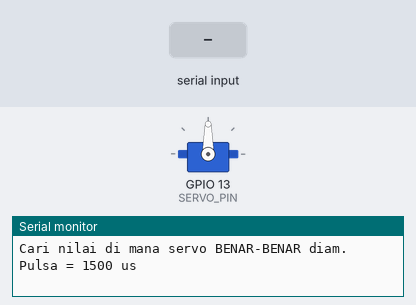
The sketch below on a simulated ESP32. Shown: servo, the last lines printed to the serial monitor. Inputs (shaded band) come from the test bench.

Above: at 1.4 s.
1.5 s: "90,45\n" received over Serial
At 2.0 s:
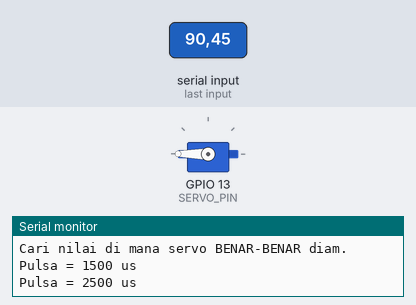
3.0 s: "-\n" received over Serial
At 4.2 s:
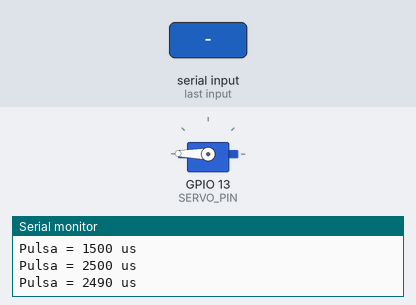
4.5 s: "5\n" received over Serial
At 5.5 s:
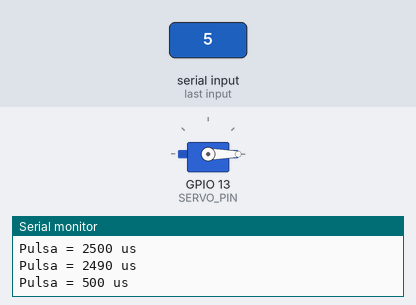
6.0 s: "30,150\n" received over Serial
At 6.7 s:
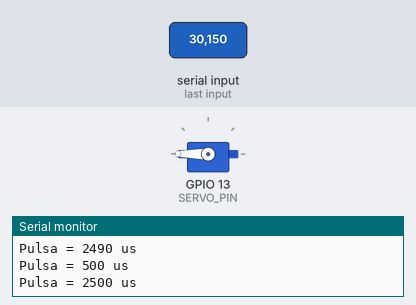
7.5 s: "90\n" received over Serial
At 7.8 s:
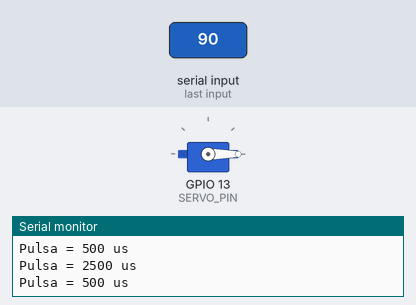
Timing chart, 0 to 10.0 s (numbered marks = the images above; inputs shaded):
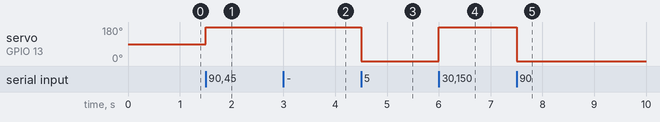

Measured:
- after the input at 1.5 s, servo on GPIO 13 (SERVO_PIN): 90° → 180° at once
- after the input at 3.0 s, servo on GPIO 13 (SERVO_PIN): 180° → 179° at once
- after the input at 4.5 s, servo on GPIO 13 (SERVO_PIN): 179° → 0° at once
- after the input at 6.0 s, servo on GPIO 13 (SERVO_PIN): 0° → 180° at once
- after the input at 7.5 s, servo on GPIO 13 (SERVO_PIN): 180° → 0° at once

The sketch:

ServoCalibrateESP32.ino
```cpp
/*
 * ServoCalibrateESP32.ino
 * -------------------------------------------------------------
 * Tujuan: cari titik "STOP" yang tepat untuk servo continuous-rotation
 *         (360) yang disambung ke ESP32 (GPIO 13).
 *
 * Continuous-rotation servo tak boleh "hold" kat sudut tertentu - dia
 * cuma pusing ikut lebar pulsa (microseconds). Biasanya:
 *   ~1500us         = stop (tapi selalu meleset sikit ikut unit, cth 1470-1530)
 *   < titik stop     = pusing satu arah (makin jauh dari stop = makin laju)
 *   > titik stop     = pusing arah bertentangan
 *
 * Guna Serial Monitor (baud 115200):
 *   Taip nombor terus + Enter   -> tetapkan pulsa (contoh: taip "1500" Enter)
 *   +                            -> tambah 10us
 *   -                            -> tolak 10us
 *   p                            -> papar nilai semasa
 *
 * MATLAMAT: cari nilai di mana servo BENAR-BENAR DIAM (tak berpusing
 *           langsung, tak juga bergegar). Nilai tu = titik STOP servo kau.
 *           Tulis nilai tu, nanti kita guna dalam kod feeder sebenar.
 *
 * Sambungan (ESP32):
 *   Servo Signal (oren) -> GPIO 13
 *   Servo VCC   (merah) -> 5V / VIN
 *   Servo GND   (coklat)-> GND
 * -------------------------------------------------------------
 */

#include <ESP32Servo.h>

const int SERVO_PIN = 13;

Servo myServo;
int pulseUs = 1500;      // anggaran awal titik stop
long serialNumber = -1;
bool hasNumber = false;

void applyPulse() {
  myServo.writeMicroseconds(pulseUs);
  Serial.print(F("Pulsa = "));
  Serial.print(pulseUs);
  Serial.println(F(" us"));
}

void setup() {
  Serial.begin(115200);
  delay(200);

  ESP32PWM::allocateTimer(0);
  myServo.setPeriodHertz(50);
  myServo.attach(SERVO_PIN, 500, 2500);

  Serial.println(F("=== ServoCalibrateESP32 ==="));
  Serial.println(F("Taip nombor (cth 1500) + Enter untuk tetapkan pulsa (us)."));
  Serial.println(F("+ / - untuk laras 10us. 'p' untuk papar nilai semasa."));
  Serial.println(F("Cari nilai di mana servo BENAR-BENAR diam."));

  applyPulse();
}

void loop() {
  while (Serial.available()) {
    char c = Serial.read();

    if (c >= '0' && c <= '9') {
      if (!hasNumber) { serialNumber = 0; hasNumber = true; }
      serialNumber = serialNumber * 10 + (c - '0');
      continue;
    }

    switch (c) {
      case '\n': case '\r':
        if (hasNumber) {
          pulseUs = constrain((int)serialNumber, 500, 2500);
          applyPulse();
        }
        hasNumber = false;
        serialNumber = -1;
        break;

      case '+':
        pulseUs = constrain(pulseUs + 10, 500, 2500);
        applyPulse();
        break;

      case '-':
        pulseUs = constrain(pulseUs - 10, 500, 2500);
        applyPulse();
        break;

      case 'p': case 'P':
        applyPulse();
        break;

      default:
        break;
    }
  }
}
```
